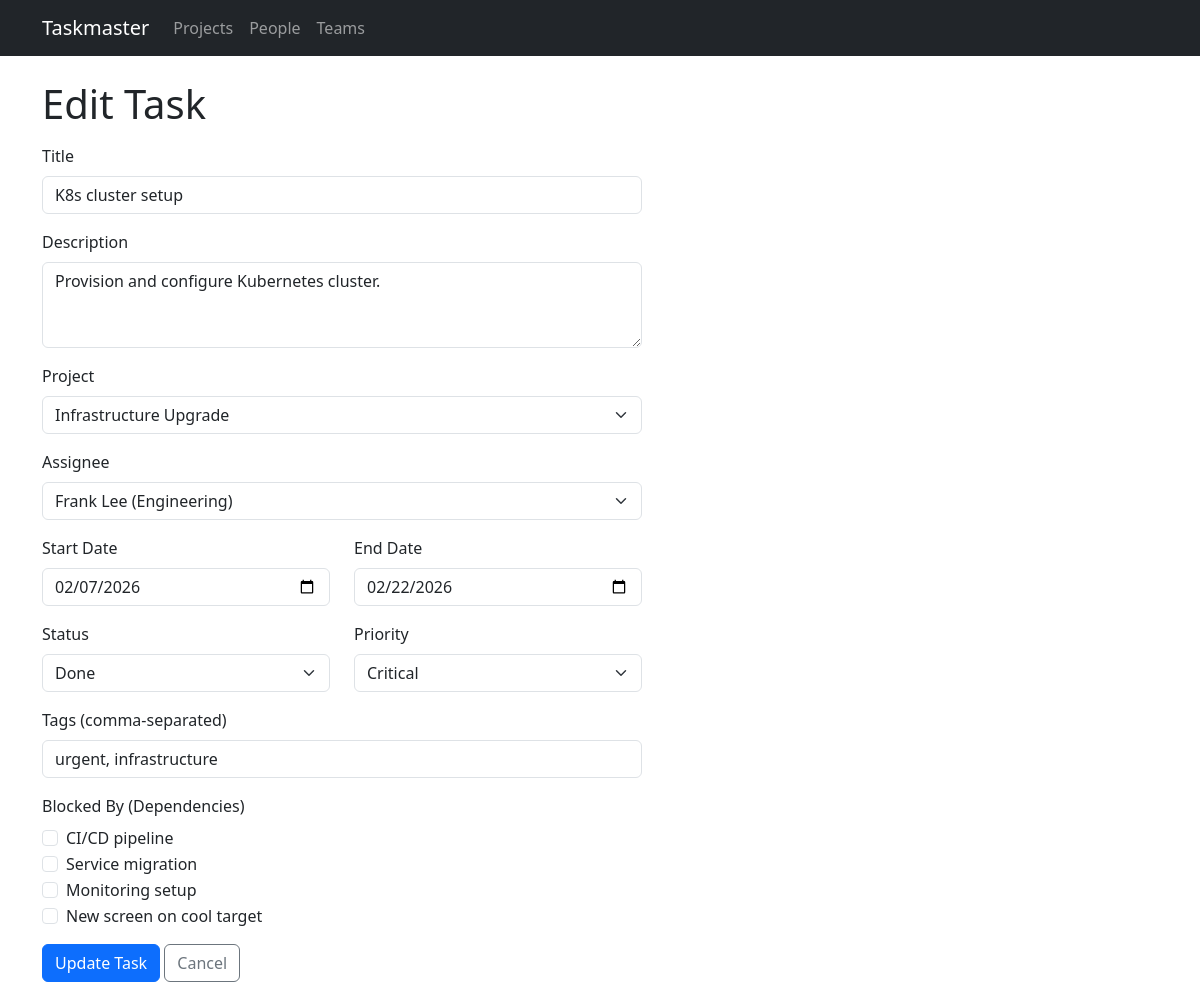
The app's page /tasks/15/edit, older data.
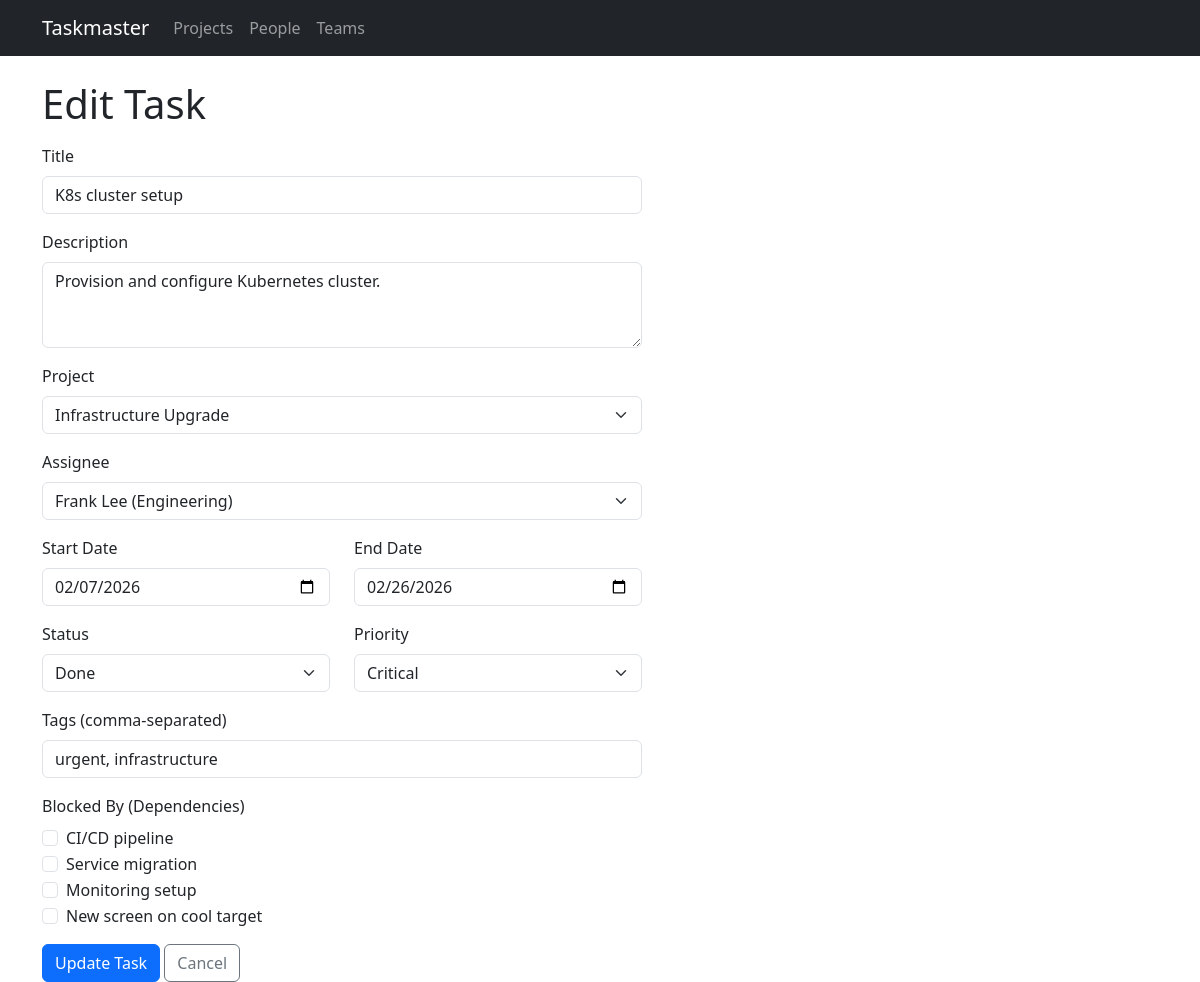
The same page, newer data.
### models.py (models this page shows, shortened)
class Task(db.Model):
    id = db.Column(db.Integer, primary_key=True)
    title = db.Column(db.String(200), nullable=False)
    description = db.Column(db.Text)
    project_id = db.Column(db.Integer, db.ForeignKey('project.id'), nullable=False)
    assignee_id = db.Column(db.Integer, db.ForeignKey('person.id'))
    start_date = db.Column(db.Date, nullable=False)
    end_date = db.Column(db.Date, nullable=False)
    status = db.Column(db.String(20), default='todo')  # todo, in_progress, done
    priority = db.Column(db.String(20), default='medium')  # low, medium, high, critical
    tags = db.relationship('Tag', secondary=task_tags, backref=db.backref('tasks', lazy=True))
    status_updates = db.relationship('StatusUpdate', backref='task', lazy=True,
                                     order_by='StatusUpdate.created_at.desc()',
                                     cascade='all, delete-orphan')
    dependencies = db.relationship(
        'Task',
        secondary='task_dependency',
        primaryjoin='Task.id == TaskDependency.task_id',
        secondaryjoin='Task.id == TaskDependency.depends_on_id',
        backref=db.backref('dependents', lazy=True),
        lazy=True,
    )

### routes/tasks.py (the view, shortened to what this page needs)
@bp.route('/tasks/<int:id>/edit', methods=['GET', 'POST'])
def edit_task(id):
    task = Task.query.get_or_404(id)
    projects = Project.query.order_by(Project.name).all()
    people = Person.query.order_by(Person.name).all()
    available_deps = Task.query.filter(
        Task.project_id == task.project_id, Task.id != task.id
    ).all()
    return render_template('tasks/form.html', task=task, projects=projects,
                           people=people, project_id=task.project_id,
                           available_deps=available_deps)

### templates/tasks/form.html (shortened to what the changed rows need)
{% extends "base.html" %}
{% block content %}
<h1>{{ 'Edit' if task else 'New' }} Task</h1>
<form method="post" class="mt-3" style="max-width: 600px;">
    <div class="mb-3">
        <label for="title" class="form-label">Title</label>
        <input type="text" class="form-control" id="title" name="title"
               value="{{ task.title if task else '' }}" required>
    </div>
    <div class="mb-3">
        <label for="description" class="form-label">Description</label>
        <textarea class="form-control" id="description" name="description" rows="3">{{ task.description if task else '' }}</textarea>
    </div>
    <div class="row">
        <div class="col-md-6 mb-3">
            <label for="start_date" class="form-label">Start Date</label>
            <input type="date" class="form-control" id="start_date" name="start_date"
                   value="{{ task.start_date if task else '' }}" required>
        </div>
        <div class="col-md-6 mb-3">
            <label for="end_date" class="form-label">End Date</label>
            <input type="date" class="form-control" id="end_date" name="end_date"
                   value="{{ task.end_date if task else '' }}" required>
        </div>
    </div>
</form>
{% endblock %}

Row changes from the older to the newer data that the page shows:
changed Task "K8s cluster setup": end_date "02/22/2026" → "02/26/2026"
